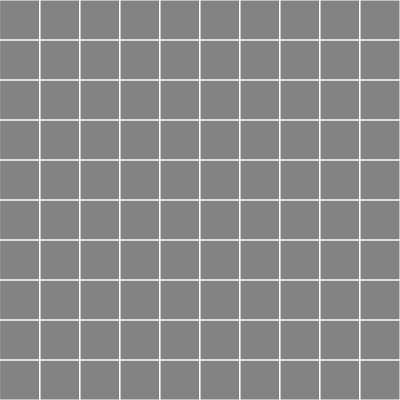
Frame 1 (no input)
Frame 60 (no input): identical to frame 1, image omitted
Frame 120 (the mouse pressed at the canvas centre since frame 60): identical to frame 1, image omitted

The p5.js sketch that drew this single still picture (run headless with seeded random() and noise() and a simulated clock; from frame 60 on, the mouse is pressed at the canvas centre):

// p5.js sketch
// ── sketch.js
var columns;
var rows;
var w = 40;
var grid = [];

function setup() {
    createCanvas(400, 400);
    cols = floor(width / w);
    rows = floor(height / w);
    for (var j = 0; j < rows; j++) {
        for (var i = 0; i < cols; i++) {
            var cell = new Cell(i, j);
            grid.push(cell);
        }
    }
}

function mouseClicked() {
    for (var t = 0; t < grid.length; t++) {

        if (
            mouseX > grid[t].i * 40 &&
            mouseX < grid[t].i * 40 + 40 &&
            mouseY > grid[t].j * 40 &&
            mouseY < grid[t].j * 40 + 40
        ) {

            this.grid[t].entered();
            break;
        }
    }
}



function draw() {
    //console.log(mouseX);
    background(51);
    for (var i = 0; i < grid.length; i++) {
        // if (
        //     mouseX > grid[i].i &&
        //     mouseX < grid[i].i * 40 &&
        //     mouseY > grid[i].j &&
        //     mouseY < grid[i].j * 40 * 40
        // )
        //     grid[i].change(187);

        grid[i].show();
    }
}
// ── Cell.js
function Cell(i, j) {
    this.i = i;
    this.j = j;
    this.colo = color(255, 100);

    this.show = function () {
        var x = this.i * w;
        var y = this.j * w;
        stroke(255);
        fill(this.colo);
        rect(x, y, w, w);
    }

    this.entered = function () {
        var x = this.i * w;
        var y = this.j * w;
        if (
            mouseX > x &&
            mouseX < x + 40 &&
            mouseY > y &&
            mouseY < y + 40
        ) {
            this.colo = color(45, 45, 45);
            //fill(this.colo);
            //console.log("ENTERED" + i + " " + j);
        }
        //console.log("ENTERED" + i + " " + j);
    }



}
